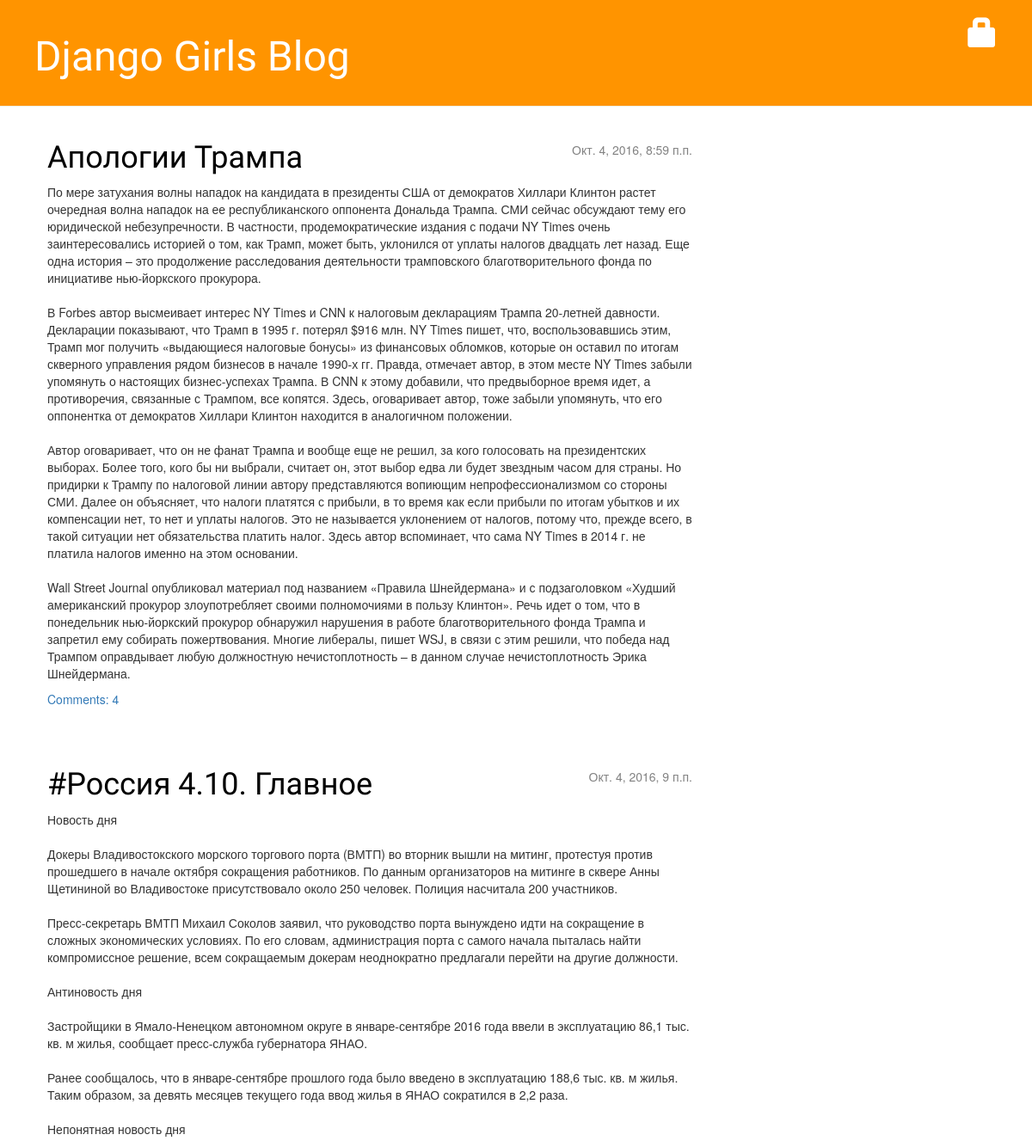
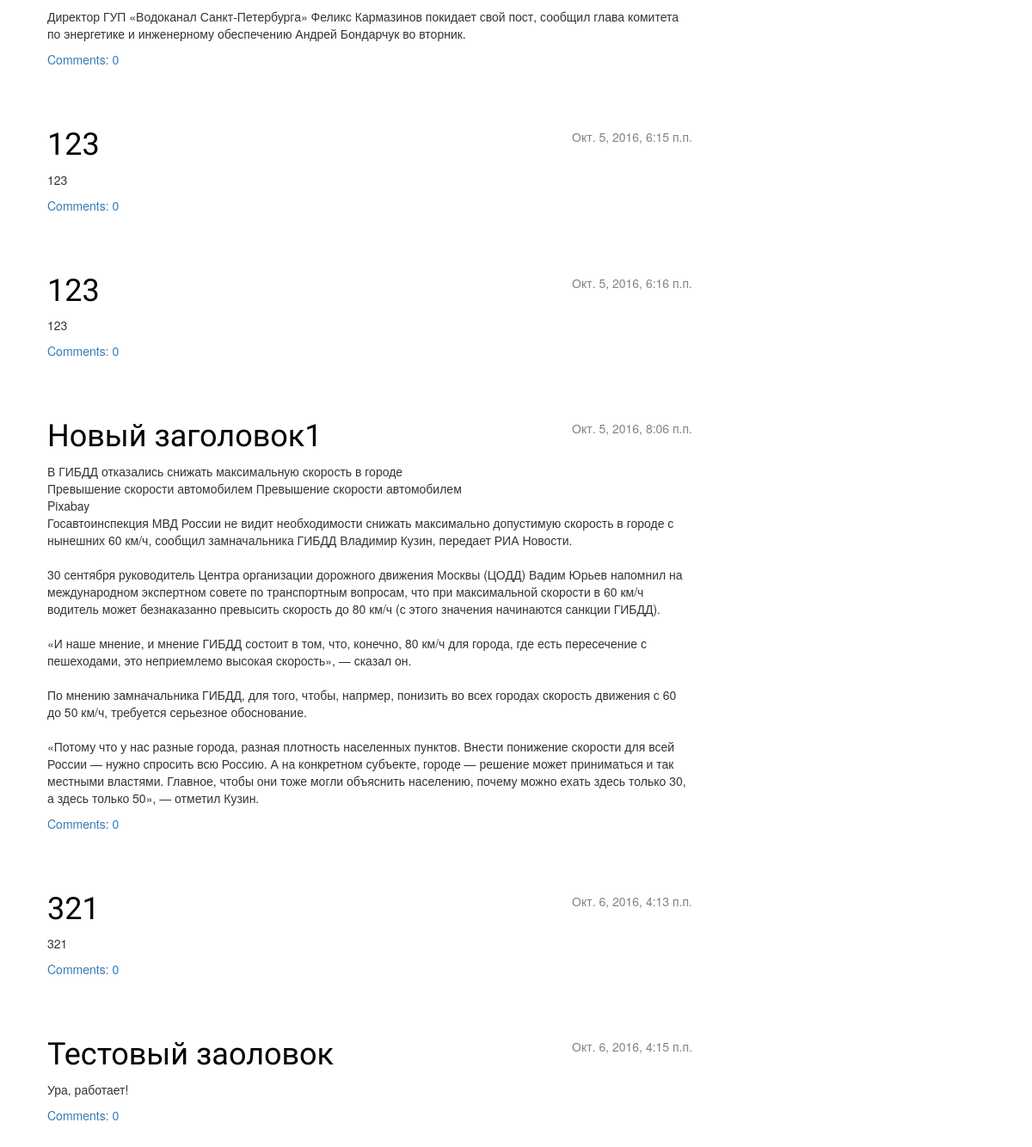
The page / on the database its author committed (2 pictures, top to bottom).
### blog/models.py (models this page shows, shortened)
class Post(models.Model):
    author = models.ForeignKey('auth.User')
    title = models.CharField(max_length = 200)
    text = models.TextField()
    created_date = models.DateTimeField(default = timezone.now)
    published_date = models.DateTimeField(blank = True, null = True)
    def approved_comments(self):
        return self.comments.filter(approved_comment=True)

### blog/views.py (the view)
# urls.py: url(r'^$', views.post_list, name='post_list'),
def post_list(request):
    posts = Post.objects.filter(published_date__lte=timezone.now()).order_by('published_date')
    return render(request, 'blog/post_list.html', {'posts': posts})

### blog/templates/blog/post_list.html
{% extends 'blog/base.html' %}
 {% block content %}
    {% for post in posts %}
        <div class="post">
            <div class="date">
                {{ post.published_date }}
            </div>
            <h1><a href="{% url 'post_detail' pk=post.pk %}">{{ post.title }}</a></h1>
            <p>{{ post.text|linebreaksbr }}</p>
            <a href="{% url 'post_detail' pk=post.pk %}">Comments: {{ post.approved_comments.count }}</a>
        </div>
    {% endfor %}
{% endblock content %}

### blog/static/css/blog.css (style rules this page uses)
h1, h2, h3, h4 { font-family: 'Lobster', cursive; }
.date { float: right; color: #828282; }
.post { margin-bottom: 70px; }
.post h1 a, .post h1 a:visited { color: #000000; }

### rows shown on the page
Post: published_date "Окт. 4, 2016, 8:59 п.п.", title "Апологии Трампа", text "По мере затухания волны нападок на кандидата в президенты США от демократов Хиллари Клинтон растет очередная волна нападок на ее республиканского оппонента Дональда Трампа. СМИ сейчас обсуждают тему его юридической небезупречности. В частности, продемократические издания с подачи NY Times очень заинтересовались историей о том, как Трамп, может быть, уклонился от уплаты налогов двадцать лет назад. Еще одна история – это продолжение расследования деятельности трамповского благотворительного фонда по инициативе нью-йоркского прокурора. В Forbes автор высмеивает интерес NY Times и CNN к налоговым декларациям Трампа 20-летней давности. Декларации показывают, что Трамп в 1995 г. потерял $916 млн.…", approved_comments.count "4"
Post: published_date "Окт. 4, 2016, 9 п.п.", title "#Россия 4.10. Главное", text "Новость дня Докеры Владивостокского морского торгового порта (ВМТП) во вторник вышли на митинг, протестуя против прошедшего в начале октября сокращения работников. По данным организаторов на митинге в сквере Анны Щетининой во Владивостоке присутствовало около 250 человек. Полиция насчитала 200 участников. Пресс-секретарь ВМТП Михаил Соколов заявил, что руководство порта вынуждено идти на сокращение в сложных экономических условиях. По его словам, администрация порта с самого начала пыталась найти компромиссное решение, всем сокращаемым докерам неоднократно предлагали перейти на другие должности. Антиновость дня Застройщики в Ямало-Ненецком автономном округе в январе-сентябре 2016 года ввели…", approved_comments.count "0"
Post: published_date "Окт. 5, 2016, 6:15 п.п.", title "123", text "123", approved_comments.count "0"
Post: published_date "Окт. 5, 2016, 6:16 п.п.", title "123", text "123", approved_comments.count "0"
Post: published_date "Окт. 5, 2016, 8:06 п.п.", title "Новый заголовок1", text "В ГИБДД отказались снижать максимальную скорость в городе Превышение скорости автомобилем Превышение скорости автомобилем Pixabay Госавтоинспекция МВД России не видит необходимости снижать максимально допустимую скорость в городе с нынешних 60 км/ч, сообщил замначальника ГИБДД Владимир Кузин, передает РИА Новости. 30 сентября руководитель Центра организации дорожного движения Москвы (ЦОДД) Вадим Юрьев напомнил на международном экспертном совете по транспортным вопросам, что при максимальной скорости в 60 км/ч водитель может безнаказанно превысить скорость до 80 км/ч (с этого значения начинаются санкции ГИБДД). «И наше мнение, и мнение ГИБДД состоит в том, что, конечно, 80 км/ч для города,…", approved_comments.count "0"
Post: published_date "Окт. 6, 2016, 4:13 п.п.", title "321", text "321", approved_comments.count "0"
Post: published_date "Окт. 6, 2016, 4:15 п.п.", title "Тестовый заоловок", text "Ура, работает!", approved_comments.count "0"
